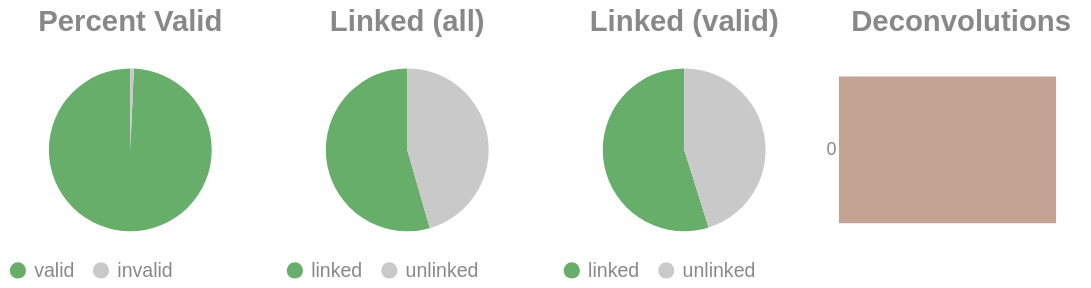

Source (notebook cell):
### Code cell
if SKIPLR:
    pass
else:
    clash = Counter()
    for i in valids['molecule'].to_list():
        _mol = i.split("-")
        if len(_mol) == 1:
            clash.update('0')
        else:
            clash.update(_mol[-1])

    _d = {"deconvolutions": [], 'count': []}
    for k,v in clash.items():
        _d['deconvolutions'].append(k)
        _d['count'].append(v)

    tot_valid = valids['reads'].sum()
    mask = valids['reads'] >= 2
    n_linked_reads = valids.filter(mask)['reads'].sum()
    if n_linked_reads == 0:
        print_html("No linked molecules (>=2 reads) were detected; skipping linked-only distributions.")
        SKIPLR = True
    else:
        perc_valid = round(tot_valid / n_reads, 4)
        linked_perc_abs = round(n_linked_reads / n_reads, 4)
        linked_perc = round(n_linked_reads / tot_valid, 4)

    _valid = pl.DataFrame({"valids": ['valid', 'invalid'], "count": [tot_valid, n_reads - tot_valid]})
    _linked_abs = pl.DataFrame({"linked (absolute)": ['linked', 'unlinked'], "count": [n_linked_reads, n_reads - n_linked_reads]})
    _linked_rel = pl.DataFrame({"linked (valids)": ['linked', 'unlinked'], "count": [n_linked_reads, tot_valid - n_linked_reads]})

    (
        alt.hconcat(
            piechart(_valid, goodval = 'valid', title = "Percent Valid"),
            piechart(_linked_abs, goodval = "linked", title =  "Linked (all)"),
            piechart(_linked_rel, goodval = "linked", title =  "Linked (valid)"),
            convolutionbar(pl.DataFrame(_d), title = "Deconvolutions"),
            center = True,
            bounds = 'flush'
        )
        .resolve_scale(color='independent')
        .resolve_legend('independent')
        .properties(usermeta={'embedOptions': {"actions": False}})
    ).display()

### Figure 1 — Vega-Lite specification as saved in the notebook (floating-point values rounded to 4 significant figures)
{"width": "container", "height": 400, "config": {"title": {"anchor": "start", "dy": -15, "fontSize": 18, "color": "#888888", "subtitleColor": "#888888", "subtitleFontSize": 14}, "arc": {"fill": "#0072B2"}, "axis": {"domainColor": "#888888", "domainWidth": 0.5, "gridWidth": 0.2, "grid": false, "titleFontWeight": 400, "titleFontSize": 15, "labelFontSize": 11, "labelColor": "#888888", "tickColor": "#888888", "tickWidth": 0.2, "titleColor": "#888888"}, "axisBand": {"grid": false}, "axisX": {"grid": true, "tickSize": 10, "domainCap": "round"}, "axisY": {"domain": false, "grid": true, "tickSize": 0, "domainCap": "round"}, "background": "transparent", "header": {"labelFontSize": 15, "labelColor": "#888888", "titleFontSize": 15, "titleFontWeight": 600, "titleColor": "#888888"}, "legend": {"labelFont": "sans-serif", "labelFontSize": 12, "labelColor": "#888888", "symbolSize": 100, "symbolType": "circle", "titleFontSize": 12, "titlePadding": 10, "titleColor": "#888888", "title": null}, "range": {"category": ["#E69F00", "#56B4E9", "#009E73", "#F0E442", "#0072B2", "#D55E00", "#CC79A7", "#000000"], "diverging": ["#cfe8f3", "#a2d4ec", "#73bfe2", "#46abdb", "#1696d2", "#12719e"]}, "area": {"fill": "#0072B2", "fillOpacity": 0.7, "line": true, "strokeOpacity": 0.7}, "line": {"color": "#0072B2", "stroke": "#0072B2", "strokeWidth": 2}, "trail": {"color": "#0072B2", "stroke": "#0072B2", "strokeWidth": 0, "size": 1}, "point": {"filled": true, "fillOpacity": 1.0, "size": 95}, "text": {"color": "#888888", "fontSize": 11, "align": "right", "fontWeight": 400, "size": 11}, "bar": {"fill": "#0072B2", "stroke": null}, "view": {"stroke": null, "continuousWidth": 660, "continuousHeight": 400}}, "hconcat": [{"data": {"name": "data-c7249209695ec5db5dd50151ba5d2ac5"}, "mark": {"type": "arc"}, "encoding": {"color": {"field": "valids", "legend": {"orient": "bottom", "title": null}, "scale": {"domain": ["valid", "invalid"], "range": ["#68ae6b", "#C9C9C9"]}, "title": "Valids", "type": "nominal"}, "theta": {"field": "count", "type": "quantitative"}, "tooltip": [{"field": "valids", "title": "Valids", "type": "ordinal"}, {"field": "percent", "format": ".2%", "title": "Percent", "type": "quantitative"}, {"field": "count", "title": "Count", "type": "quantitative"}]}, "height": 100, "title": {"text": "Percent Valid", "align": "center", "anchor": "middle"}, "transform": [{"calculate": "datum.count / 5739593", "as": "percent"}], "width": 150}, {"data": {"name": "data-9be8a94212d8e2e21419e4e2cc42d7f5"}, "mark": {"type": "arc"}, "encoding": {"color": {"field": "linked (absolute)", "legend": {"orient": "bottom", "title": null}, "scale": {"domain": ["linked", "unlinked"], "range": ["#68ae6b", "#C9C9C9"]}, "title": "Linked (Absolute)", "type": "nominal"}, "theta": {"field": "count", "type": "quantitative"}, "tooltip": [{"field": "linked (absolute)", "title": "Linked (Absolute)", "type": "ordinal"}, {"field": "percent", "format": ".2%", "title": "Percent", "type": "quantitative"}, {"field": "count", "title": "Count", "type": "quantitative"}]}, "height": 100, "title": {"text": "Linked (all)", "align": "center", "anchor": "middle"}, "transform": [{"calculate": "datum.count / 5739593", "as": "percent"}], "width": 150}, {"data": {"name": "data-ea5e6e4df20e02529cb8ac0a0ea965f1"}, "mark": {"type": "arc"}, "encoding": {"color": {"field": "linked (valids)", "legend": {"orient": "bottom", "title": null}, "scale": {"domain": ["linked", "unlinked"], "range": ["#68ae6b", "#C9C9C9"]}, "title": "Linked (Valids)", "type": "nominal"}, "theta": {"field": "count", "type": "quantitative"}, "tooltip": [{"field": "linked (valids)", "title": "Linked (Valids)", "type": "ordinal"}, {"field": "percent", "format": ".2%", "title": "Percent", "type": "quantitative"}, {"field": "count", "title": "Count", "type": "quantitative"}]}, "height": 100, "title": {"text": "Linked (valid)", "align": "center", "anchor": "middle"}, "transform": [{"calculate": "datum.count / 5699677", "as": "percent"}], "width": 150}, {"data": {"name": "data-1491601e2635193bf3a6b8cda66e8764"}, "mark": {"type": "bar"}, "encoding": {"color": {"field": "deconvolutions", "legend": null, "scale": {"scheme": "lightgreyred"}, "type": "nominal"}, "tooltip": [{"field": "deconvolutions", "title": "Deconvolutions", "type": "ordinal"}, {"field": "percent", "format": ".2%", "title": "Percent", "type": "quantitative"}, {"field": "count", "title": "Count", "type": "quantitative"}], "x": {"axis": null, "field": "count", "type": "quantitative"}, "y": {"field": "deconvolutions", "sort": "ascending", "title": null, "type": "nominal"}}, "height": 100, "title": {"text": "Deconvolutions", "align": "center", "anchor": "middle"}, "transform": [{"calculate": "datum.count / 3555018", "as": "percent"}], "width": 150}], "bounds": "flush", "center": true, "resolve": {"legend": {"angle": "independent"}, "scale": {"color": "independent"}}, "usermeta": {"embedOptions": {"actions": false}}, "$schema": "https://vega.github.io/schema/vega-lite/v6.1.0.json", "datasets": {"data-c7249209695ec5db5dd50151ba5d2ac5": [{"valids": "valid", "count": 5699677}, {"valids": "invalid", "count": 39916}], "data-9be8a94212d8e2e21419e4e2cc42d7f5": [{"linked (absolute)": "linked", "count": 3126361}, {"linked (absolute)": "unlinked", "count": 2613232}], "data-ea5e6e4df20e02529cb8ac0a0ea965f1": [{"linked (valids)": "linked", "count": 3126361}, {"linked (valids)": "unlinked", "count": 2573316}], "data-1491601e2635193bf3a6b8cda66e8764": [{"deconvolutions": "0", "count": 3555018}]}}
